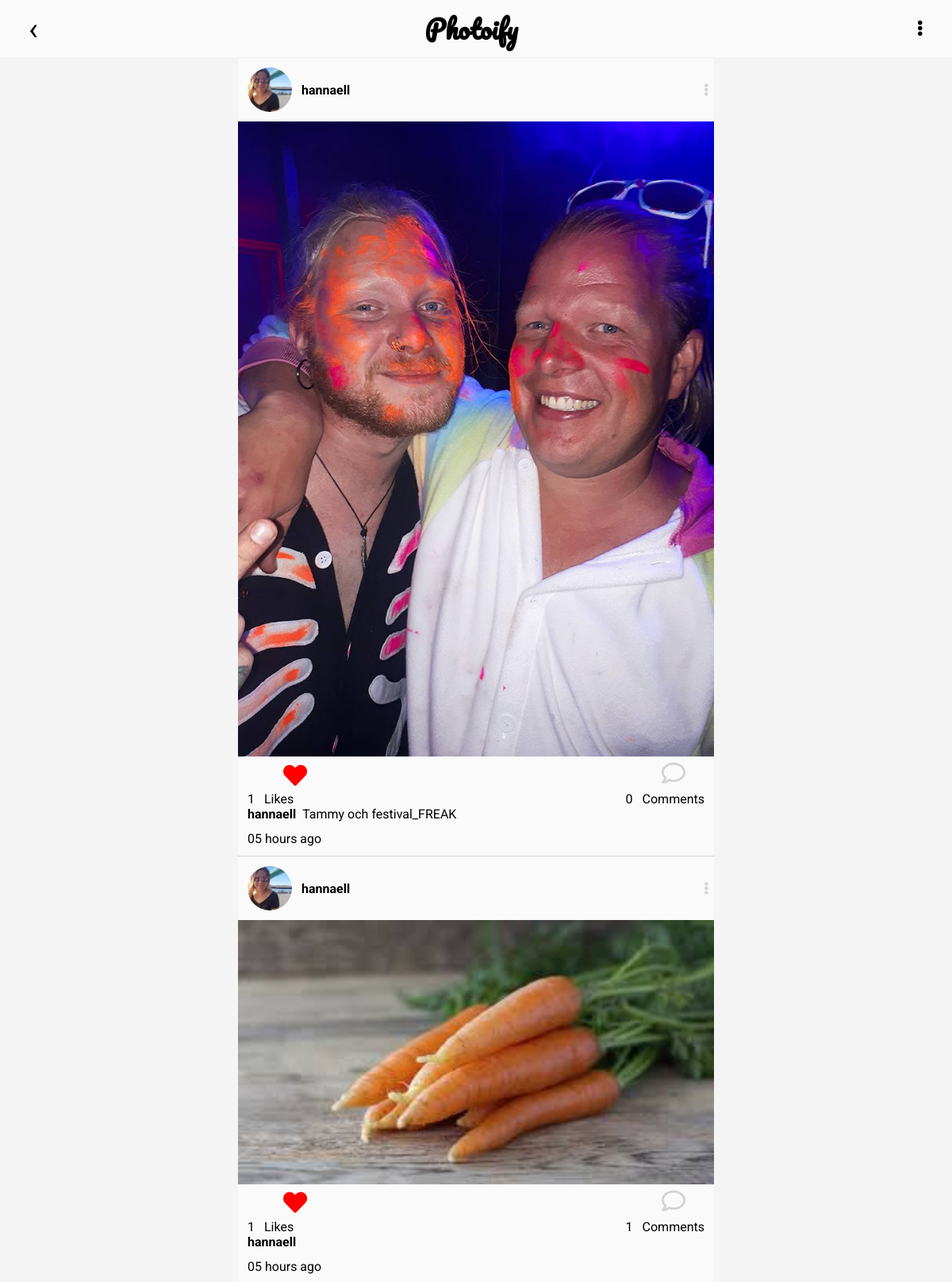
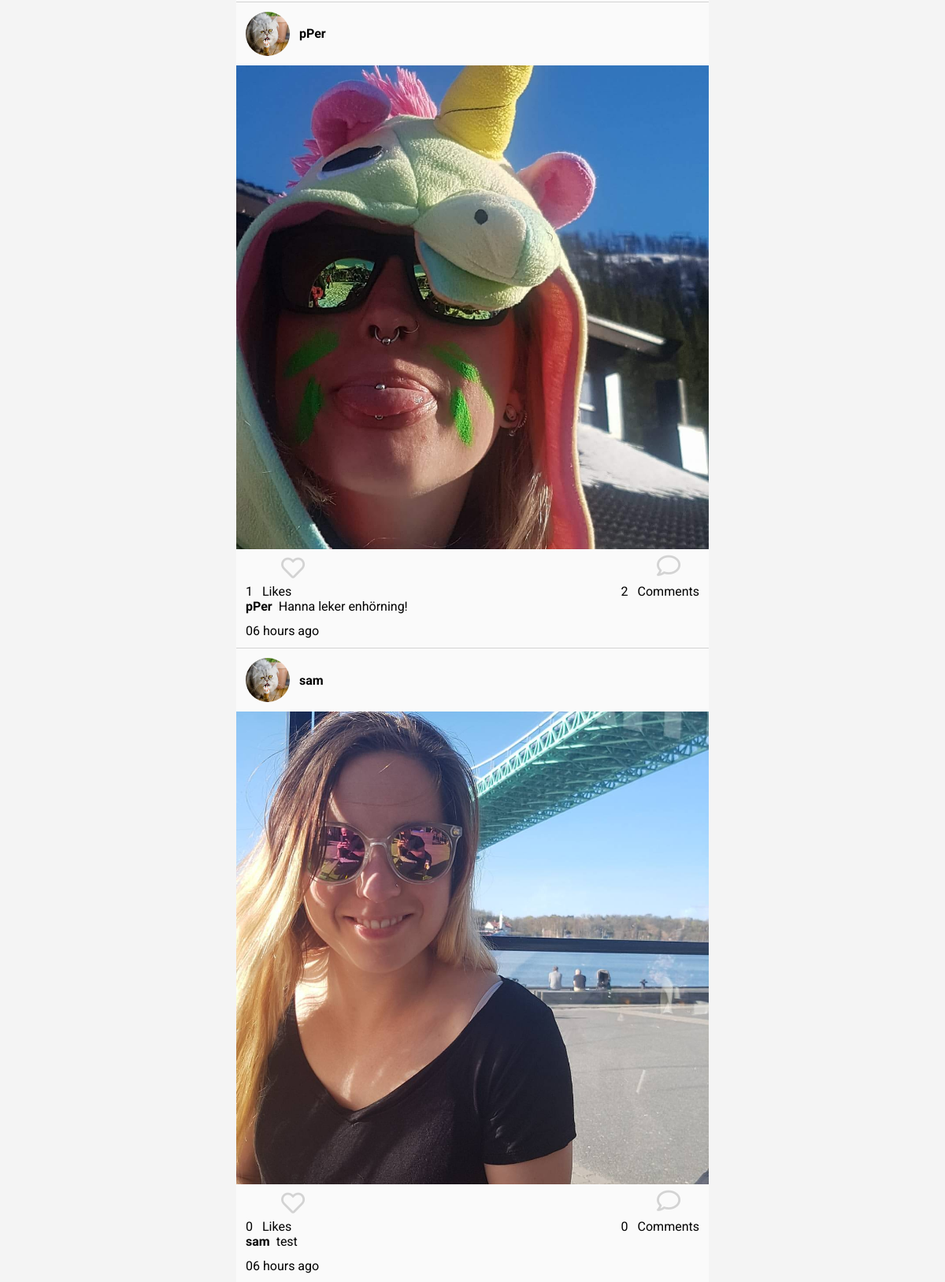
Screenshot of /feed.php (signed in, upper part) with the database file from the repository (2 pictures, top to bottom).
### tables this page shows
CREATE TABLE "posts" (
	`id`	INTEGER NOT NULL PRIMARY KEY AUTOINCREMENT UNIQUE,
	`user_id`	INTEGER NOT NULL,
	`content`	BLOB NOT NULL,
	`description`	TEXT NOT NULL,
	`created_at`	TEXT NOT NULL,
	`updated_at`	TEXT
);

CREATE TABLE "users" (
	`id`	INTEGER NOT NULL PRIMARY KEY AUTOINCREMENT UNIQUE,
	`first_name`	TEXT NOT NULL,
	`last_name`	TEXT NOT NULL,
	`email`	TEXT NOT NULL,
	`password`	TEXT NOT NULL,
	`created_at`	TEXT NOT NULL,
	`updated_at`	TEXT,
	`username`	TEXT NOT NULL,
	`profile_picture`	BLOB,
	`biography`	TEXT
);

### app/functions.php (called while the page is built, shortened)
<?php
function countLikes(int $postId, object $pdo): array {
    $statement = $pdo->prepare(
        'SELECT COUNT(*) as likes FROM likes WHERE post_id = :post_id'
    );
    $statement->bindParam(':post_id', $postId, PDO::PARAM_INT);
    $statement->execute();
    return $statement->fetchAll(PDO::FETCH_ASSOC);
}
function countComments(int $postId, object $pdo): array {
    $statement = $pdo->prepare(
        'SELECT COUNT(*) as comments FROM comments WHERE post_id = :post_id'
    );
    $statement->bindParam(':post_id', $postId, PDO::PARAM_INT);
    $statement->execute();
    return $statement->fetchAll(PDO::FETCH_ASSOC);
}
function getTime(int $time): string{
  if ($time < (60*60))
  {
    return date('i', $time)." minutes ago";
  }
  elseif ($time > 60*60 && $time < 60*60*24)
  {
    return date('H', $time)." hours ago";
  }
  elseif ($time > 60*60*24 && $time < 60*60*24*7)
  {
    return date('d', $time)." days ago";
  }
  else
  {
    return date('d', $time)." days ago";
  }
}

### feed.php (the view, shortened to what this page needs)
<?php
require __DIR__.'/views/header.php';
$statement = $pdo->prepare(
    "SELECT p.id as post_id, p.content, p.description, p.created_at, p.updated_at,
    u.username, u.id as user_id, u.profile_picture
    FROM posts p INNER JOIN users u WHERE u.id = p.user_id"
    );
    $statement->execute();
    $posts = $statement->fetchAll(PDO::FETCH_ASSOC);
    $posts = array_reverse($posts);
?>
<?php if (isset($_SESSION['logedin'])): ?>
    <div class="postsFeed">
        <?php foreach ($posts as $post): ?>
            <?php
            $postId = $post['post_id'];
            $userId = $_SESSION['logedin']['id'];
            $ago = getTime(time()-strtotime($post['created_at']));
            $statement = $pdo->prepare(
                "SELECT * FROM likes WHERE user_id = :user_id AND post_id = :post_id;"
            );
            $statement->bindParam(':user_id', $userId, PDO::PARAM_INT);
            $statement->bindParam(':post_id', $postId, PDO::PARAM_INT);
            $statement->execute();
            $liked = $statement->fetch(PDO::FETCH_ASSOC);
            $countLikes = countLikes($postId, $pdo);
            $countComments = countComments($postId, $pdo);
            ?>
            <div class="post" data-id="<?php echo $postId; ?>">
                <div class="card">
                    <div class="account">
                        <img class="profilePictureFeed" src="/app/images/<?php echo $post['profile_picture']; ?>" alt="Profile Picture">
                        <a href="/profileuser.php?user_id=<?= $post['user_id']?>">
                        <p class="userFeed"><?php echo $post['username']; ?></p></a>
                        <?php if ($post['user_id'] === $_SESSION['logedin']['id']): ?>
                                <div class="dropdown">
                                    <button class="dropbtn">
                                        <span class="settingsIconFeed">
                                            <i class="fas fa-ellipsis-v"></i>
                                        </span>
                                    </button>
                                </div>
                        <?php endif; ?>
                    </div>
                    <div class="uploadedPicture">
                        <?php if ($post['user_id'] === $_SESSION['logedin']['id']): ?>
                            <a href="/editposts.php?post_id=<?= $postId?>">
                                <img class="photoFeed" src="/app/images/<?php echo $post['content']; ?>" alt="Image">
                            </a>
                        <?php else: ?>
                            <img class="photoFeed" src="/app/images/<?php echo $post['content']; ?>" alt="Image">
                        <?php endif; ?>
                    </div>
                     <div class="container">
                        <div class="likeButton">
                            <form method="post" class="likeFormFeed" >
                                <button class="hart" type="submit">
                                    <?php if($liked): ?>
                                        <span class="redHart">
                                            <i class="fas fa-heart" aria-hidden="true"></i>
                                        </span>
                                    <?php else: ?>
                                        <span class="hartIconFeed">
                                            <i class="far fa-heart" aria-hidden="true"></i>
                                        </span>
                                    <?php endif; ?>
                                </button>
                            </form>
                            <a class="" href="/comments.php?post_id=<?= $postId?>">
                                <span class="commentIcon">
                                    <i class="far fa-comment"></i></a>
                        </div>
                        <div class="numberOfLikes">
                            <?php foreach ($countLikes as $countLike): ?>
                                <div class="numberLikes">
                                    <p class="likeCounterFeed"><?php echo $countLike['likes']; ?></p>
                                    <p class="likesFeed">Likes</p>
                                </div>
                            <?php endforeach; ?>
                            <?php foreach ($countComments as $countComment): ?>
                                <div class="numberComments">
                                    <a class="" href="/comments.php?post_id=<?= $postId?>">
                                        <p class="likeCounterFeed"><?php echo $countComment['comments']; ?></p>
                                    </a>
                                    <a class="" href="/comments.php?post_id=<?= $postId?>">
                                        <p class="likesFeed">Comments</p>
                                    </a>
                                </div>
                            <?php endforeach; ?>
                        </div>
                        <div class="description">
                            <a class="" href="/profileuser.php?user_id=<?= $post['user_id']?>">
                            <p class="userFeed"><?php echo $post['username']; ?></p></a>
                            <p class="descriptionFeed"><?php echo $post['description']; ?></p>
                        </div>
                        <div class="uploadedTime">
                            <p class="uploadedFeed"><?php echo $ago; ?></p>
                        </div>
                     </div>
                </div>
            </div>
        <?php endforeach; ?>
    </div>
    <?php else: redirect('/login.php'); ?>
<?php endif; ?>
<?php require __DIR__.'/views/footer.php'; ?>

### assets/stylesheet/style.css (style rules this page uses)
@media screen and (min-width: 1000px) { * { margin: 0; font-family: "Roboto", serif; background-color: #fafafa; } }
@media screen and (min-width: 1000px) { body { width: 100vw; margin: 0; background-color: #f4f4f4; } }
@media screen and (min-width: 1000px) { a:link, a:visited { color: black; decoration: none; text-decoration: none; } }

### assets/stylesheet/feed.css (style rules this page uses)
@media screen and (min-width: 1000px) { .postsFeed { width: 50%; margin-left: 25%; padding-top: 9vh; padding-bottom: 7vh; } }
@media screen and (min-width: 1000px) { .card { width: 100%; border-top: 1px solid lightgrey; } }
@media screen and (min-width: 1000px) { .account { display: flex; align-items: center; } }
@media screen and (min-width: 1000px) { .profilePictureFeed { width: 7vh; height: 7vh; border-radius: 50%; margin: 1vw; } }
@media screen and (min-width: 1000px) { .userFeed { font-weight: bold; } }
@media screen and (min-width: 1000px) { .photoFeed { width: 100%; height: auto; } }
@media screen and (min-width: 1000px) { .container { margin-left: 1vw; } }
@media screen and (min-width: 1000px) { .likeButton { display: flex; justify-content: space-between; } }
@media screen and (min-width: 1000px) { .commentIcon { font-size: 30px; color: lightgray; margin-right: 3vw; } }
@media screen and (min-width: 1000px) { .numberOfLikes { display: flex; justify-content: space-between; } }
@media screen and (min-width: 1000px) { .numberLikes { display: flex; } }
@media screen and (min-width: 1000px) { .numberComments { display: flex; margin-right: 1vw; } }
@media screen and (min-width: 1000px) { .hart { outline: 0; margin: 0; background-color: none; height: 5vh; width: 10vw; border: none; border-radius: 5%; font-size: 16px; } }
@media screen and (min-width: 1000px) { .redHart { color: red; font-size: 30px; } }
@media screen and (min-width: 1000px) { .hartIconFeed { font-size: 30px; color: lightgray; } }
@media screen and (min-width: 1000px) { .likesFeed { margin-left: 1vw; } }
@media screen and (min-width: 1000px) { .description { display: flex; } }
@media screen and (min-width: 1000px) { .descriptionFeed { margin-left: 1vh; } }
@media screen and (min-width: 1000px) { .uploadedTime { margin-top: 1vw; margin-bottom: 1vw; } }

### assets/stylesheet/editposts.css (style rules this page uses)
@media screen and (min-width: 1000px) { .dropdown { float: right; overflow: hidden; right: 0; } }
@media screen and (min-width: 1000px) { .dropdown .dropbtn { cursor: pointer; font-size: 16px; border: none; outline: none; color: lightgray; padding: 14px 16px; background-color: inherit; font-family: inherit; margin-left: 430px; width: 25px; } }

### rows the page displays
posts: user.profile_picture (picture), user.username "hannaell", content (picture), likes "1", comments "0", description "Tammy och festival_FREAK", created_at "05 hours ago"
posts: user.profile_picture (picture), user.username "hannaell", content (picture), likes "1", comments "1", created_at "05 hours ago"
posts: user.profile_picture (picture), user.username "pPer", content (picture), likes "1", comments "2", description "Hanna leker enhörning!", created_at "06 hours ago"
posts: user.profile_picture (picture), user.username "sam", content (picture), likes "0", comments "0", description "test", created_at "06 hours ago"
